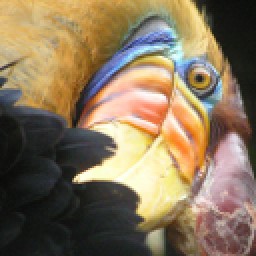
#> input picture Unsupervised Machine Learning/LAB_1) Data/bird_small.png, 128 x 128 px, found by its file name (shown 2 times larger)
$ python 'LAB_1) K-means Clustering.py'
#> lines starting #> are read from the running program, lines starting #| are printed output that depends on the picture
### Unsupervised Machine Learning/utils1.py
import numpy as np
import matplotlib.pyplot as plt
from matplotlib.colors import ListedColormap
from mpl_toolkits.mplot3d import Axes3D

def load_data():
    X = np.load("/Users/magdyroshdy/Desktop/Python/Unsupervised Machine Learning/LAB_1) Data/ex7_X.npy")
#> (reads Unsupervised Machine Learning/LAB_1) Data/ex7_X.npy from the repository)
    return X

def draw_line(p1, p2, style="-k", linewidth=1):
    plt.plot([p1[0], p2[0]], [p1[1], p2[1]], style, linewidth=linewidth)

# [21 lines left out: functions plot_data_points, plot_progress_kMeans, not called in this run]


def plot_kMeans_RGB(X, centroids, idx, K):
    # Plot the colors and centroids in a 3D space
    fig = plt.figure(figsize=(16, 16))
    ax = fig.add_subplot(221, projection='3d')
    ax.scatter(*X.T*255, zdir='z', depthshade=False, s=.3, c=X)
    ax.scatter(*centroids.T*255, zdir='z', depthshade=False, s=500, c='red', marker='x', lw=3)
    ax.set_xlabel('R value - Redness')
    ax.set_ylabel('G value - Greenness')
    ax.set_zlabel('B value - Blueness')
    ax.w_yaxis.set_pane_color((0., 0., 0., .2))
    ax.set_title("Original colors and their color clusters' centroids")
    plt.show()


# [7 lines left out: function show_centroid_colors, not called in this run]

### Unsupervised Machine Learning/LAB_1) K-means Clustering.py
print ("=======================================================")
print ("-----------------------------------------------")

"""
In this exercise, you will implement the K-means algorithm and use it for image compression.
You will start with a sample dataset that will help you gain an intuition of how the K-means algorithm works.
After that, you will use the K-means algorithm for image compression by reducing the number of colors
that occur in an image to only those that are most common in that image.
"""

import numpy as np
import matplotlib.pyplot as plt
from utils1 import *
import math


def find_closest_centroids(X, centroids):

    K = centroids.shape[0]

    idx = np.zeros(X.shape[0], dtype=int)
    C_i = np.zeros(K, dtype=float)

    for i in range (X.shape[0]):
        for j in range(K):
           C_i[j] =  np.linalg.norm(X[i] - centroids[j] )     # sqrt((X_x - centroids_x)^2 + (X_y - centroids_y)^2 )
        idx[i] = np.argmin(C_i)

    return idx


def compute_centroids(X, idx, K):

#> called with X = array of shape (300, 2), idx = array of shape (300,), K = 3
    m, n = X.shape

    centroids = np.zeros((K, n))
    for i in range(K):
        centroids[i] =  ( np.sum(X[idx==i] , axis = 0) )/len(X[idx==i])

    return centroids


X = load_data()
K = 3

initial_centroids = np.array([[3,3], [6,2], [8,5] ])

idx = find_closest_centroids(X, initial_centroids)

centroids = compute_centroids(X, idx, K)


def run_kMeans(X, centroids, find_closest_centroids , max_iters=10, plot_progress=False):

#> called with X = array of shape (300, 2), centroids = array of shape (3, 2), max_iters = 10, plot_progress = False
    def plot_kmeans(X,centroids , previous_centroids , idx):

        color = ['r' , 'g' , 'b' , 'c' , 'm' , 'y' , 'k' , 'w' , 'mediumpurple' , 'navy' , 'linen' , 'gainsboro' , 'forestgreen' , 'darkslategray' , 'lightblue' , 'dimgrey' , 'r' , 'g' , 'b' , 'c' , 'm' , 'y' , 'k' , 'w' , 'mediumpurple' , 'navy' , 'linen' , 'gainsboro' , 'forestgreen' , 'darkslategray'  ]
        K = centroids.shape[0]
        fig , ax = plt.subplots (1,1,figsize = (20,6))

        for i in range (K):
            ax.scatter (X[idx == i , 0] ,X[idx == i , 1] , marker='o',c=color[i] , linewidths=0.7 ,facecolor='none')
            ax.scatter (centroids[i,0] , centroids[i,1]  , marker='x', c='m' , s=80 )
            ax.scatter (previous_centroids[i,0] , previous_centroids[i,1]  , marker='x', c='k' , s=80)
            ax.plot ([centroids[i,0],previous_centroids[i,0] ]  , [centroids[i,1],previous_centroids[i,1] ] , color = 'k' , lw = 0.5)

        # plt.legend(loc = 'lower right')
        plt.show()
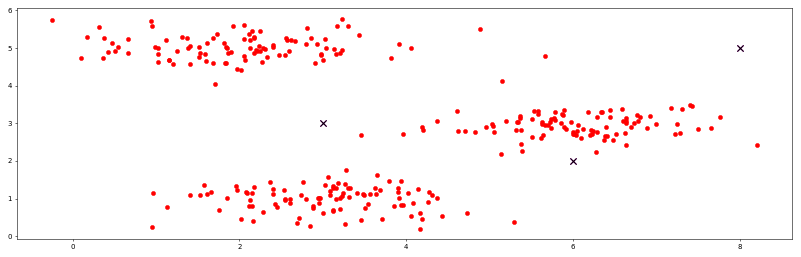
#> figure drawn by matplotlib, 1 panel

    idx = np.zeros(X.shape[0])
    K = centroids.shape[0]
    previous_centroids = centroids
    plot_kmeans (X,centroids , previous_centroids , idx)


    for i in range (max_iters):
        idx = find_closest_centroids (X, centroids)
        centroids = compute_centroids(X, idx, K)
        plot_kmeans (X,centroids , previous_centroids , idx)
        previous_centroids = centroids

    plt.close('all')
    return centroids, idx


run_kMeans(X , initial_centroids , find_closest_centroids)


"""
Random initialization
"""


def kMeans_init_centroids(X, K):


    randidx = np.random.permutation(X.shape[0])

    centroids = X[randidx[:K]]

    return centroids


K = 3
max_iters = 10
initial_centroids = kMeans_init_centroids(X, K)
centroids, idx = run_kMeans(X, initial_centroids,find_closest_centroids , max_iters, plot_progress=True)
#> the loop in run_kMeans (call 2), `for i in range (max_iters):` made 10 passes
#> pass 1, in plot_kmeans (call 13), `plt.show()`:
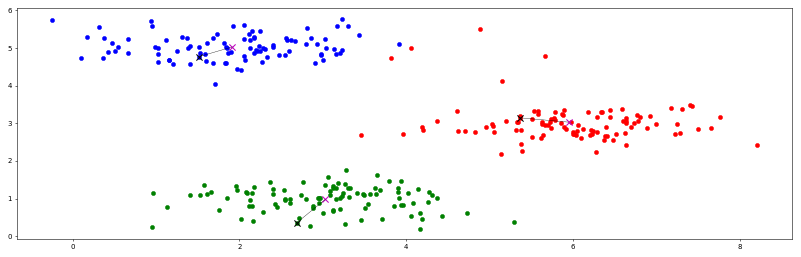
#> figure drawn by matplotlib, 1 panel


"""
Image compression with K-means

In a straightforward 24-bit color representation of an image 2
each pixel is represented as three 8-bit unsigned integers (ranging from 0 to 255)
that specify the red, green and blue intensity values.
This encoding is often refered to as the RGB encoding.

Our image contains thousands of colors, and in this part of the exercise,
you will reduce the number of colors to 16 colors.

By making this reduction,
it is possible to represent (compress) the photo in an efficient way.

Specifically, you only need to store the RGB values of the 16 selected colors,
and for each pixel in the image you now need to only store the index of the color
at that location (where only 4 bits are necessary to represent 16 possibilities).

In this part, you will use the K-means algorithm to select the 16 colors that will be used to represent the compressed image.

Concretely, you will treat every pixel in the original image
as a data example and use the K-means algorithm
to find the 16 colors that best group (cluster) the pixels in the 3- dimensional RGB space.

Once you have computed the cluster centroids on the image, you will then use the 16 colors to replace the pixels in the original image
"""


original_img = plt.imread('/Users/magdyroshdy/Desktop/Python/Unsupervised Machine Learning/LAB_1) Data/bird_small.png')
#> original_img is the input picture: shape (128, 128, 3) float32; mean R, G, B 0.531, 0.46, 0.358

plt.imshow(original_img)
plt.show()


""" For example, original_img[50, 33, 2] gives the blue intensity of the pixel at row 50 and column 33."""

print("Shape of original_img is:", original_img.shape)
#| Shape of original_img is: (128, 128, 3)

X_img = np.reshape(original_img, (original_img.shape[0] * original_img.shape[1], 3))


K = 16
max_iters = 10

initial_centroids = kMeans_init_centroids(X_img, K)
#> in kMeans_init_centroids (call 2), `centroids = X[randidx[:K]]`: centroids = 16 rows, first 8: [0.204, 0.196, 0.2], [0.882, 0.561, 0.318], [0.878, 0.796, 0.702], [0.929, 0.882, 0.663], [0.455, 0.463, 0.412], [0.949, 0.69, 0.286], [0.839, 0.71, 0.447], [0.753, 0.596, 0.322]
#> initial_centroids has the same summary as centroids in kMeans_init_centroids
centroids, idx = run_kMeans(X_img, initial_centroids, find_closest_centroids , max_iters)
#> in run_kMeans (call 3), `previous_centroids = centroids`: previous_centroids has the same summary as centroids in kMeans_init_centroids
#> in plot_kmeans (call 23), `plt.show()`:
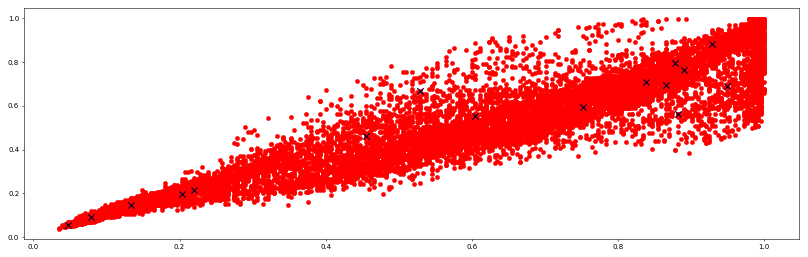
#> figure drawn by matplotlib, 1 panel
#> the loop in run_kMeans (call 3), `for i in range (max_iters):` made 10 passes
#> pass 1, in plot_kmeans (call 24), `plt.show()`:
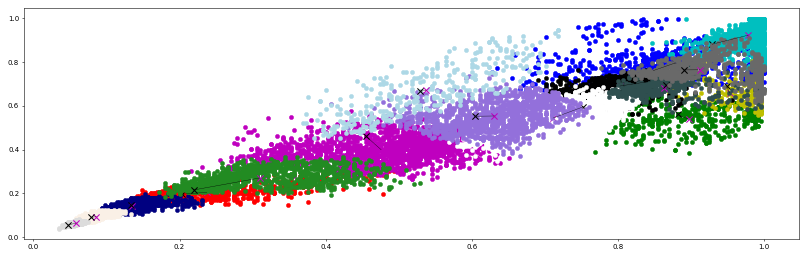
#> figure drawn by matplotlib, 1 panel
#> pass 2, in plot_kmeans (call 25), `plt.show()`:
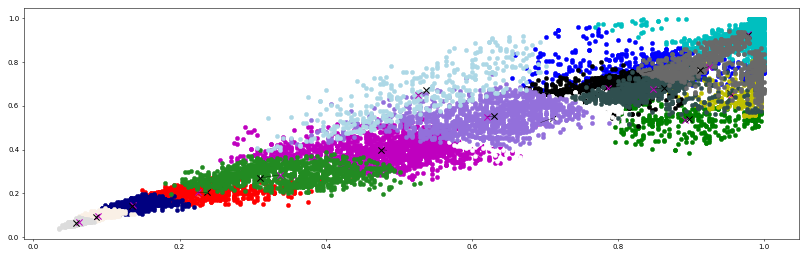
#> figure drawn by matplotlib, 1 panel
#> centroids = 16 rows, first 8: [0.261, 0.247, 0.25], [0.838, 0.559, 0.243], [0.788, 0.765, 0.787], [0.979, 0.939, 0.797], [0.458, 0.404, 0.393], [0.915, 0.706, 0.416], [0.777, 0.685, 0.554], [0.637, 0.469, 0.222]; idx = 16384 values, max 15 at index 92, min 0 at index 485, mean 7.73

plot_kMeans_RGB(X_img, centroids, idx, K)
#> (the run stopped early here; a loop or call above may not have finished)
